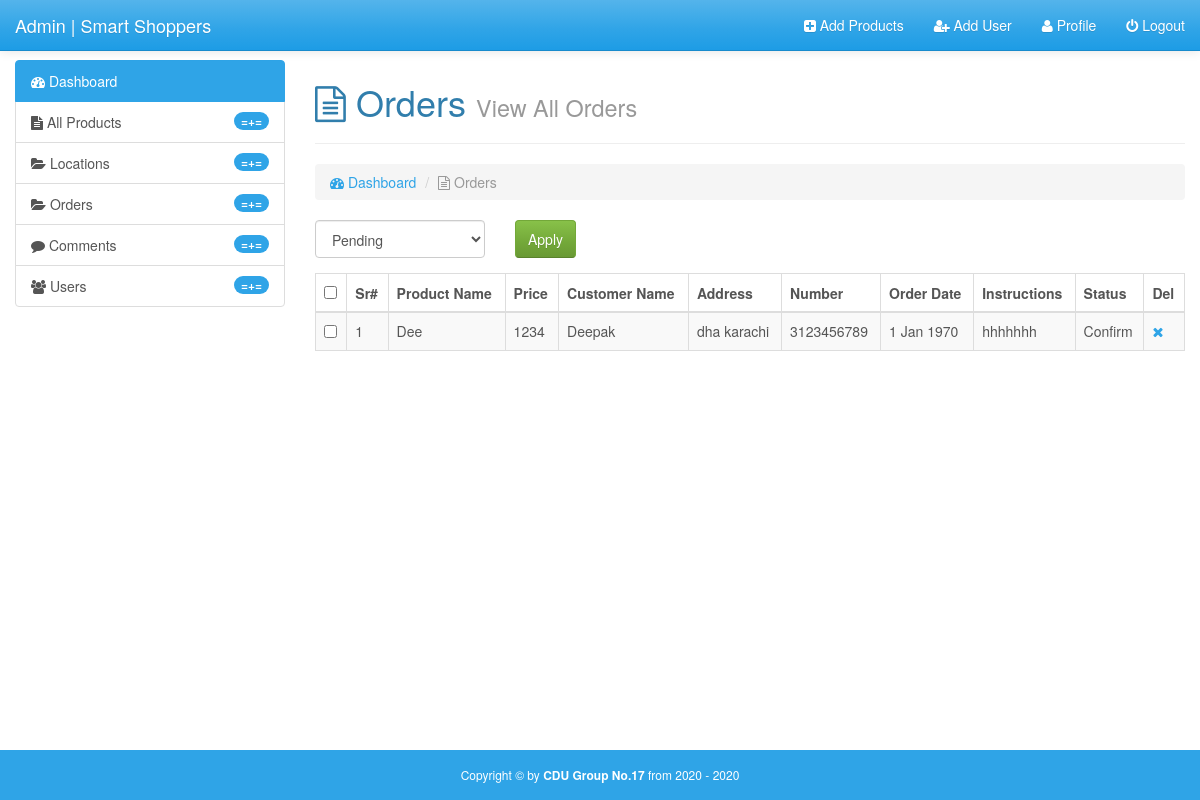
The app's page /admin/order.php with its own data.
### tables this page shows
CREATE TABLE `orders` (
  `id` int(11) NOT NULL,
  `prod_id` int(11) NOT NULL,
  `prod_name` varchar(255) NOT NULL,
  `price` int(11) NOT NULL,
  `cust_name` varchar(255) NOT NULL,
  `cust_addres` varchar(255) NOT NULL,
  `number` bigint(22) NOT NULL,
  `city` varchar(255) NOT NULL,
  `instruct` text NOT NULL,
  `date` int(11) NOT NULL,
  `status` varchar(255) NOT NULL
);

### admin/order.php (the view, shortened to what this page needs)
<?php require_once('inc/top.php'); ?>
  </head>
  <body>
    <div id="wrapper">
<?php require_once('inc/header.php'); ?>
        <div class="container-fluid body-section">
            <div class="row">
              <?php require_once('inc/sidebar.php'); ?>
                <div class="col-md-9">
                    <h1><i class="fa fa-file-text-o"></i> Orders <small>View All Orders</small></h1><hr>
                    <ol class="breadcrumb">
                        <li><a href="#"><i class="fa fa-tachometer"></i> Dashboard</a></li>
                      <li class="active"><i class="fa fa-file-text-o"></i> Orders</li>
                    </ol>
                    <?php
                    $query = "SELECT * FROM orders ORDER BY id DESC";
                    $run = mysqli_query($conn, $query);
                    if (mysqli_num_rows($run) > 0) {
                     ?>
                    <form action="" method="post">
                    <div class="row">
                        <div class="col-sm-8">
                                <div class="row">
                                    <div class="col-xs-4">
                                        <div class="form-group">
                                            <select name="bulk-options" id="" class="form-control">
                                                <option value="pending">Pending</option>
                                            </select>
                                        </div>
                                    </div>
                                    <div class="col-xs-8">
                                        <input type="submit" class="btn btn-success" value="Apply">
                                    </div>
                                </div>
                        </div>
                    </div>
                    <table class="table table-bordered table-striped table-hover">
                        <thead>
                            <tr>
                               <th><input type="checkbox" id="selectallboxes"></th>
                                <th>Sr#</th>
                                <th>Product Name</th>
                                <th>Price</th>
                                <th>Customer Name</th>
                                <th>Address</th>
                                <th>Number</th>
                                <th>Order Date</th>
                                <th>Instructions</th>
                                <th>Status</th>
                                <th>Del</th>
                            </tr>
                        </thead>
                        <tbody>
                            <?php
                            while($row = mysqli_fetch_array($run)){
                                $id = $row['id'];
                                $product_name = ucfirst($row['prod_name']);
                                $price = $row['price'];
                                $customer_name = ucfirst($row['cust_name']);
                                $adres = $row['cust_addres'];
                                $city = $row['city'];
                                $number = $row['number'];
                                $instruct = $row['instruct'];
                                $date = getdate($row['date']);
                                $day = $date['mday'];
                                $month = substr($date['month'],0,3);
                                $year = $date['year'];
                                $status = $row['status'];
                             ?>
                            <tr>
                               <td><input type="checkbox" class="checkboxes" name="checkboxes[]" value="<?php echo $id;?>"></td>
                                <td><?php echo $id; ?></td>
                                <td><?php echo ucfirst($product_name); ?></td>
                                <td><?php echo $price; ?></td>
                                <td><?php echo ucfirst($customer_name); ?></td>
                                <td><?php echo "$adres $city"; ?></td>
                                <td><?php echo $number; ?></td>
                                <td><?php echo "$day $month $year"; ?></td>
                                <td><?php echo $instruct; ?></td>
                                <td><?php echo ucfirst($status); ?></td>
                                <td><a href="product.php?del=<?php echo $id; ?>"><i class="fa fa-times"></i></a></td>
                            </tr>
                            <?php } ?>
                        </tbody>
                    </table>
                    <?php
                    }
                    else{
                        echo "<center><h2>No Orders Avalible Now</h2></center>";
                    }
                     ?>
                     </form>
                </div>
            </div>
        </div>
     <?php require_once('inc/footer.php'); ?>

### admin/css/style.css (style rules this page uses)
html,body { height: 100%; }
body { padding-top: 60px; }
#wrapper { min-height: 100%; position: relative; }
.body-section { padding-bottom: 70px; }

### records on screen
orders: id "1", prod_name "Dee", price "1234", cust_name "Deepak", cust_addres "dha", city "karachi", number "3123456789", date "1", date "Jan", date "1970", instruct "hhhhhhh", status "Confirm"
